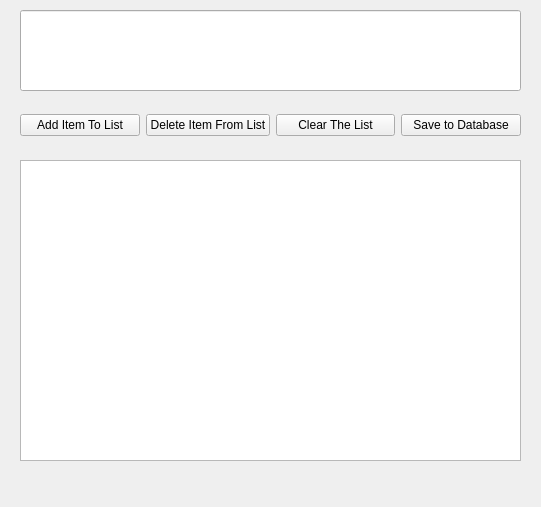
<?xml version="1.0" encoding="UTF-8"?>
<ui version="4.0">
 <class>MainWindow</class>
 <widget class="QMainWindow" name="MainWindow">
  <property name="geometry">
   <rect>
    <x>0</x>
    <y>0</y>
    <width>541</width>
    <height>507</height>
   </rect>
  </property>
  <property name="windowTitle">
   <string>MainWindow</string>
  </property>
  <widget class="QWidget" name="centralwidget">
   <widget class="QLineEdit" name="lineEdit">
    <property name="geometry">
     <rect>
      <x>20</x>
      <y>10</y>
      <width>501</width>
      <height>81</height>
     </rect>
    </property>
   </widget>
   <widget class="QListWidget" name="listWidget">
    <property name="geometry">
     <rect>
      <x>20</x>
      <y>160</y>
      <width>501</width>
      <height>301</height>
     </rect>
    </property>
   </widget>
   <widget class="QWidget" name="">
    <property name="geometry">
     <rect>
      <x>20</x>
      <y>110</y>
      <width>501</width>
      <height>30</height>
     </rect>
    </property>
    <layout class="QHBoxLayout" name="horizontalLayout">
     <item>
      <widget class="QPushButton" name="add_item_btn">
       <property name="text">
        <string>Add Item To List</string>
       </property>
      </widget>
     </item>
     <item>
      <widget class="QPushButton" name="delete_item_btn">
       <property name="text">
        <string>Delete Item From List</string>
       </property>
      </widget>
     </item>
     <item>
      <widget class="QPushButton" name="clear_the_list">
       <property name="text">
        <string>Clear The List</string>
       </property>
      </widget>
     </item>
     <item>
      <widget class="QPushButton" name="save_to_database">
       <property name="text">
        <string>Save to Database</string>
       </property>
      </widget>
     </item>
    </layout>
   </widget>
  </widget>
  <widget class="QMenuBar" name="menubar">
   <property name="geometry">
    <rect>
     <x>0</x>
     <y>0</y>
     <width>541</width>
     <height>27</height>
    </rect>
   </property>
  </widget>
 </widget>
 <resources/>
 <connections/>
</ui>
